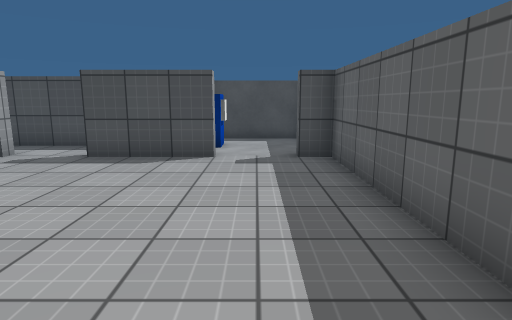
[1] (above)

20 first-person views from a walk through a 3-D level made in the Unity game engine. The camera is 1.3 m above the floor, tilts 10° down and sees 75° across. Doors are open. The floor is counted in squares, 1 m on a side. Each view is taken from the middle of a square. On the plan, view 1 faces up. The plan holds only what a view shows up to about 14 squares ahead; the rest is blank. The player is left out. Surface patterns are stand-ins for the level's own textures.

[2]
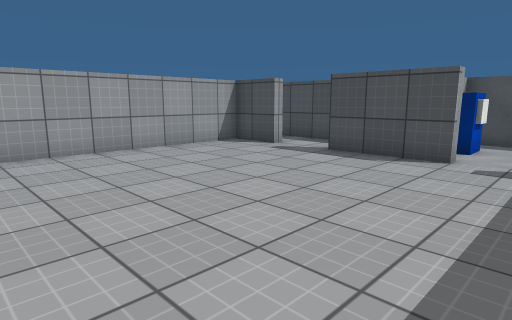

[3]
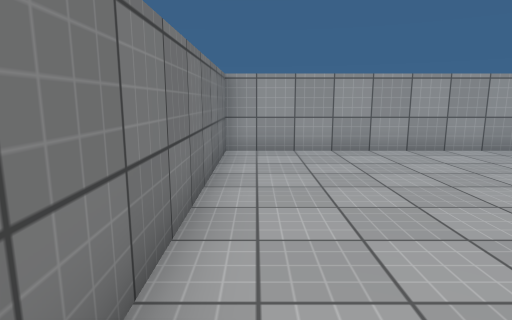

[4]
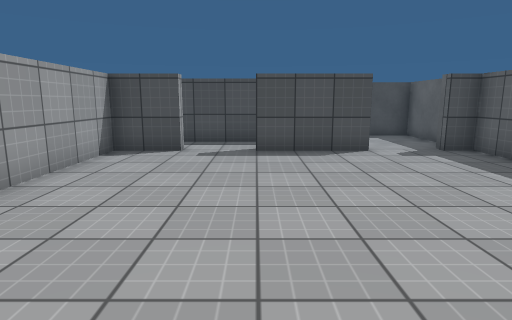

[5]
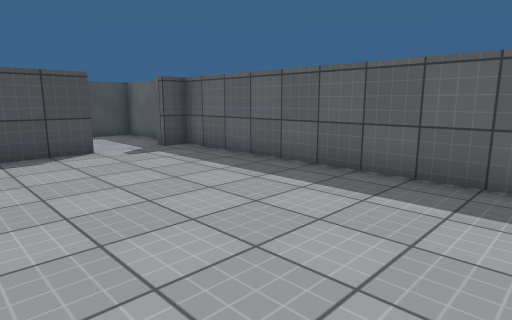

[6]
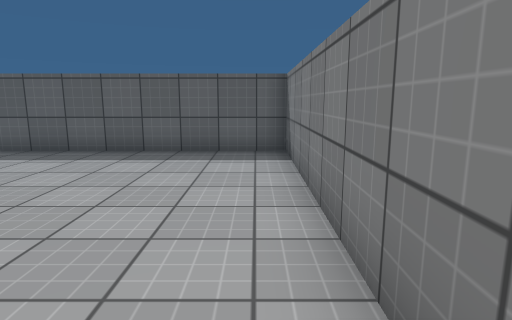

[7]
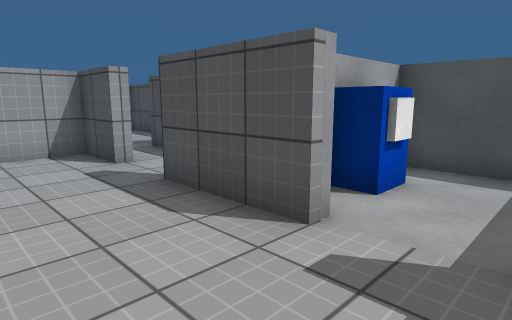

[8]
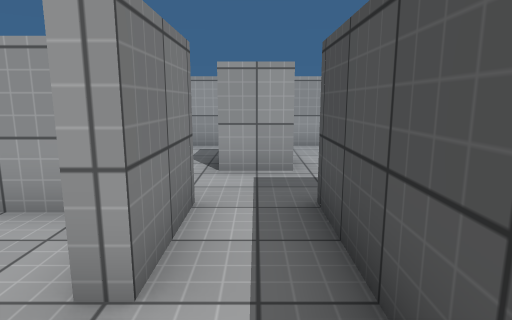

[9]
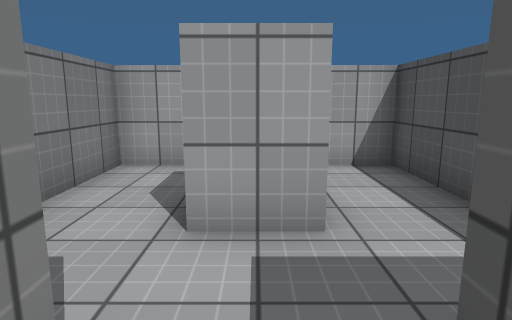

[10]
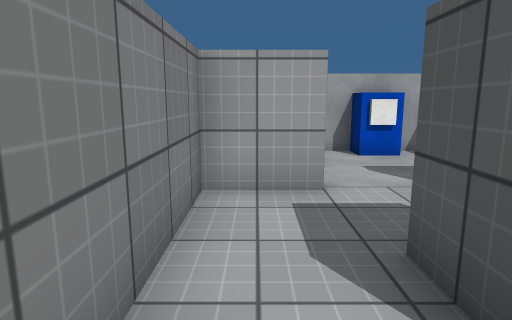

[11]
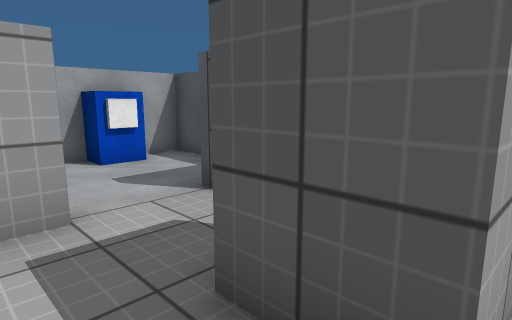

[12]
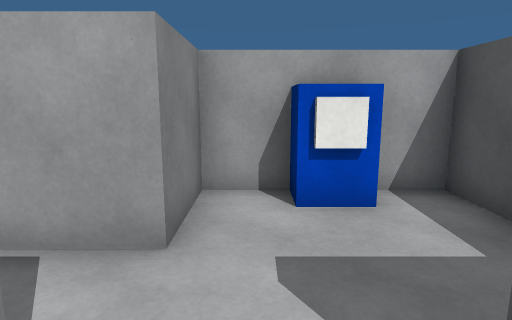

[13]
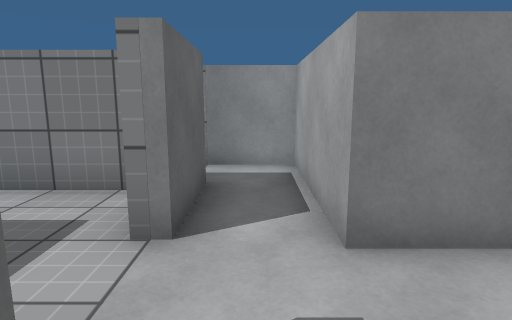

[14]
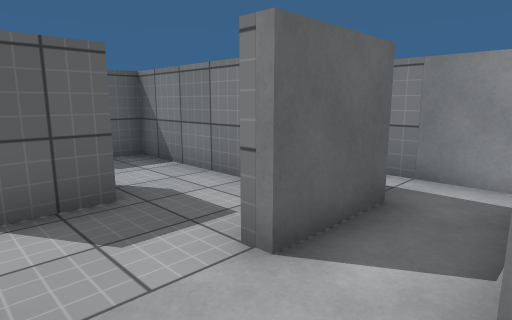

[15]
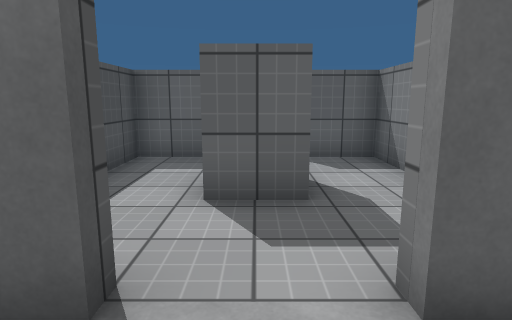

[16]
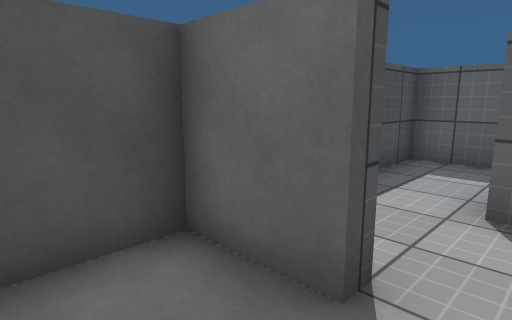

[17]
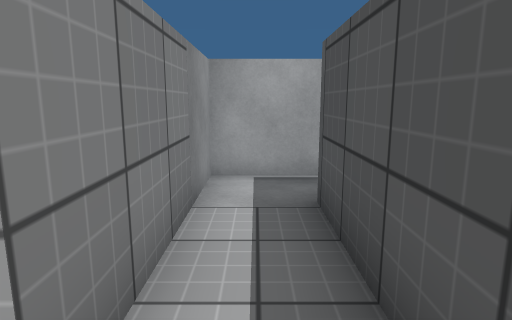

[18]
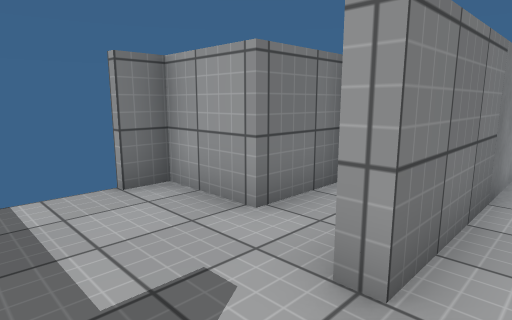

[19]
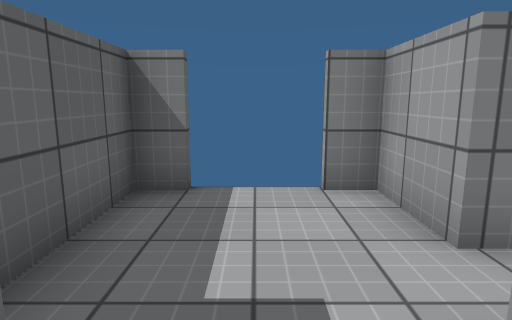

[20]
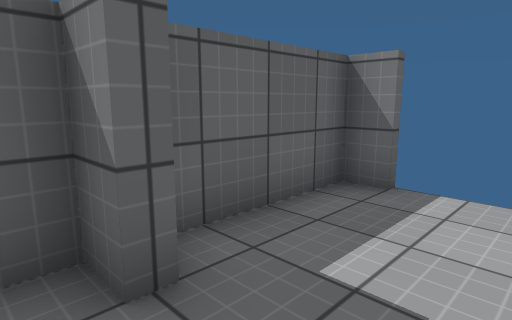

### Floor plan
Ten units are one square. View 1 is at (0, 0); x grows to the right and y downward. Boxes are objects, and circles mark ways between rooms. Rooms are numbered by the first view taken in them; rooms with no view inside come last. Other rooms are left out.
<svg viewBox="-183 -123 206 146">
<path fill="none" stroke="#000" d="M-10 -82 -10 -78 -40 -78M-60 -78 -78 -78 -78 18 18 18 18 -78 10 -78 10 -82M18 -96 18 -118 -18 -118 -18 -94M-102 -98 -102 -83 -117 -83 -117 -98M-82 -82 -60 -82M-82 -102 -82 -118 -138 -118 -138 -100M-138 -80 -138 -62 -82 -62 -82 -78M-40 -98 -82 -98M-142 -100 -142 -118 -178 -118 -178 -82 -158 -82M-109 -58 -142 -58 -142 -80M-90 -42 -82 -42 -82 -48M-158 -82 -158 -42 -110 -42M-91 -2 -82 -2 -82 -34M-138 -22 -118 -22 -118 -2 -110 -2"/>
<rect x="-15" y="-105" width="10" height="10" fill="#bbb"><title>other object</title></rect>
<rect x="-175" y="-105" width="10" height="10" fill="#bbb"><title>other object</title></rect>
<circle cx="-50" cy="-80" r="3" fill="#2a7"/>
<circle cx="-140" cy="-90" r="3" fill="#2a7"/>
<circle cx="-150" cy="-90" r="3" fill="#2a7"/>
<circle cx="-100" cy="-40" r="3" fill="#2a7"/>
<text x="-30" y="-40">1</text>
<text x="-100" y="-90">2</text>
<text x="-160" y="-100">3</text>
<text x="-130" y="-50">4</text>
<text x="-100" y="-20">5</text>
</svg>
Room 1 opens to room 2. Room 2 opens to room 3. Room 3 opens to room 4. Room 4 opens to room 5.

Where each view was taken, in squares from view 1:
view 1: 0 up, 0 right, facing up
view 2: 0 up, 1 right, facing up-left
view 3: 1 down, 1 right, facing left
view 4: 1 down, 4 left, facing up
view 5: 1 down, 4 left, facing up-right
view 6: 1 down, 7 left, facing right
view 7: 5 up, 1 right, facing up-left
view 8: 9 up, 4 left, facing left
view 9: 9 up, 7 left, facing left
view 10: 7 up, 9 left, facing left
view 11: 7 up, 10 left, facing up-left
view 12: 9 up, 13 left, facing left
view 13: 11 up, 15 left, facing down
view 14: 10 up, 16 left, facing down-right
view 15: 9 up, 16 left, facing right
view 16: 9 up, 16 left, facing up-right
view 17: 5 up, 10 left, facing left
view 18: 5 up, 9 left, facing down-left
view 19: 5 up, 10 left, facing down
view 20: 5 up, 11 left, facing down-right
